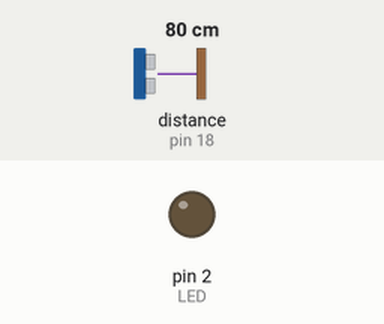
The sketch below on a simulated Arduino Uno, built with avr-gcc and run on an emulated ATmega328P. Parts: output pins drawn as LEDs (lit = HIGH). Wiring (inferred from the names in the program): ultrasonic range finder: trigger pin 5; echo pin 18. The test bench sets the inputs (shaded band); at power-on: distance to the obstacle (sensor on pin 18) 80 cm. The echo pulse lasts 58.3 µs per cm; pins used as bus, display or sensor lines are not drawn; what the sketch prints to the serial monitor is not drawn.

Above: at 1.2 s.
1.3 s: distance to the obstacle (sensor on pin 18) set to 12 cm
2.8 s: distance to the obstacle (sensor on pin 18) set to 9 cm
At 4.0 s:
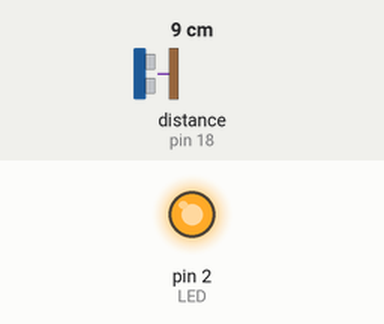
4.3 s: distance to the obstacle (sensor on pin 18) set to 35 cm
At 5.3 s:
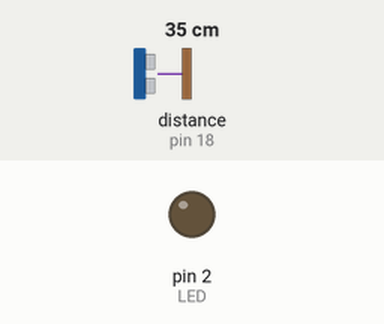
Timing chart, 0 to 7.3 s (numbered marks = the images above; inputs shaded):
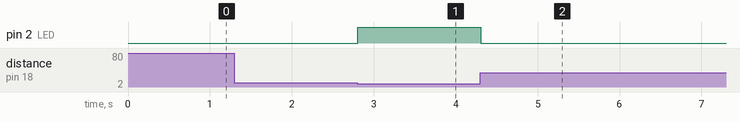

Measured:
- the behaviour switches between 11 and 10 cm on distance to the obstacle (sensor on pin 18) (found by bisection; images 0 and 1)
- after the input at 2.8 s, pin 2 (LED): LOW → HIGH at once
- after the input at 4.3 s, pin 2 (LED): HIGH → LOW at once

The sketch:

ultrasonic_sensor.ino.ino
```cpp
const int trigPin = 5;
const int echoPin = 18;

#define SOUND_SPEED 0.034
#define CM_TO_INCH 0.393701
#define LED 2

long duration;
float distanceCm;
float distanceInch;

void setup()
{
  Serial.begin(115200);

  pinMode(trigPin, OUTPUT);
  pinMode(echoPin, INPUT);
  pinMode(LED, OUTPUT);
}

void loop()
{
  digitalWrite(trigPin, LOW);
  delayMicroseconds(2);

  digitalWrite(trigPin, HIGH);
  delayMicroseconds(10);

  digitalWrite(trigPin, LOW);

  duration = pulseIn(echoPin, HIGH);

  distanceCm = duration * SOUND_SPEED / 2;
  distanceInch = distanceCm * CM_TO_INCH;

  if (distanceCm < 10)
  {
    Serial.print("LED ON _DISTANCE(cm): ");
    Serial.println(distanceCm);

    digitalWrite(LED, HIGH);
  }
  else
  {
    Serial.print("LED OFF _DISTANCE(cm): ");
    Serial.println(distanceCm);

    digitalWrite(LED, LOW);
  }
}
```
